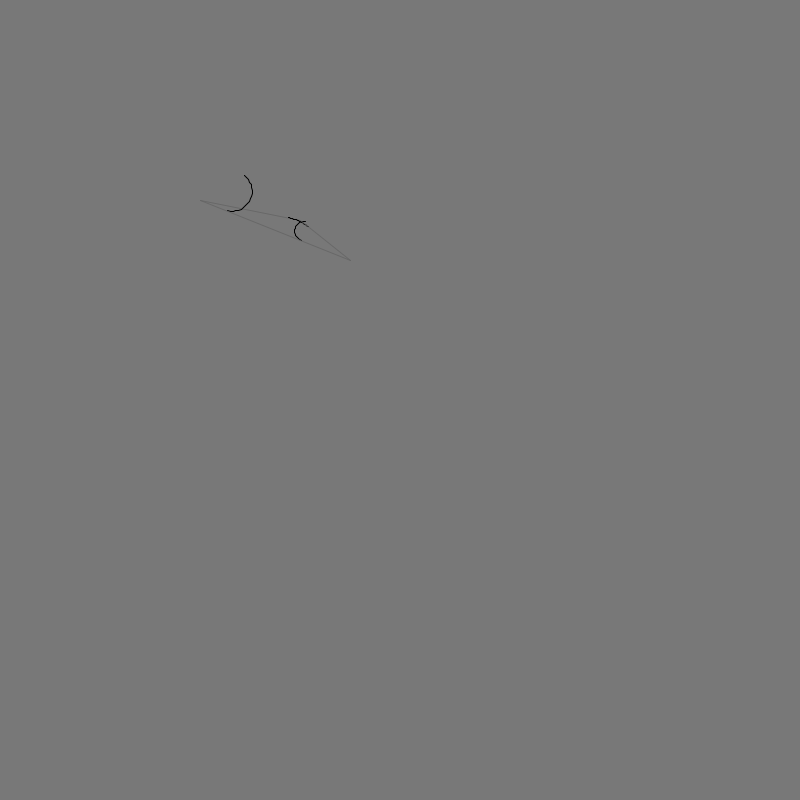
Frame 1 (no input)
Frame 60 (the mouse pressed at the canvas centre just before this capture): identical to frame 1, image omitted
Frame 120 (the mouse held since frame 60 and released just before this capture): identical to frame 1, image omitted

The Processing sketch that drew this single still picture (run headless with seeded random() and noise(); from frame 60 on, the mouse is pressed at the canvas centre):

// Processing sketch: CurvedCornerPolygon
// ── CurvedCornerPolygon.pde
Polygon poly;

void mouseDragged()
{
  poly.checkMouseVertexCollision();
}

void mouseClicked()
{
  poly.addVertex(buildVertex(mouseX, mouseY, 10));
}

void setup()
{
  size(800, 800);
  poly = new Polygon();
  poly.addVertex(buildVertex(200, 200, 10));
  poly.addVertex(buildVertex(300, 220, 50));
  poly.addVertex(buildVertex(350, 260, 20));
}

void draw()
{
  background(120, 120, 120);
  poly.render();
}

// ── Arc.pde
public class Arc
{
  ArrayList<PVector> arcVertices;
  PVector startPoint;
  PVector endPoint;
  float radius;
}

// ── CornerData.pde
public class CornerData
{
  public PVector origin;
  public PVector startPoint;
  public PVector endPoint;
  public float radius;
  
  public float getAngleRadians()
  {
    PVector p1 = PVector.sub(startPoint, origin);
    PVector p2 = PVector.sub(endPoint, origin);
    
    return PVector.angleBetween(p1, p2);
  }
}

// ── Line.pde
public class Line
{
  PVector point;
  PVector direction;
  
  public PVector intersect(Line line2)
  {
    float r1 = this.direction.y / this.direction.x;
    float r2 = line2.direction.y / line2.direction.x;
    
    float x_intersect = (r1 * this.point.x - r2 * line2.point.x - this.point.y + line2.point.y) / ( r1 - r2);
    
    float b = this.point.y - r1*this.point.x;
    float y_intersect = r1*x_intersect + b;
    
    return new PVector(x_intersect, y_intersect);
  }
}

// ── Polygon.pde
static float anchorThickness = 10;

public class Polygon
{
  ArrayList<Vertex> vertices;
    
  public Polygon()
  {
    vertices = new ArrayList<Vertex>();
  }
  
  public void update()
  {
  
  }
  
  public void render()
  {
    for(int i = 0;i < vertices.size();i++)
    {
      int previousIndex = i == 0 ? vertices.size() - 1 : i - 1;
      Vertex previousVertex = vertices.get(previousIndex);
      Vertex currentVertex = vertices.get(i);
      Vertex nextVertex = vertices.get( (i + 1) % vertices.size() );
      
      CornerData corner = getCornerData(currentVertex.pos, previousVertex.pos, nextVertex.pos, currentVertex.cornerRadius);
      // Arc arc = constructArc(currentVertex, )
      //strokeWeight(1);
      strokeWeight(1);
      stroke(0);
      drawCorner(corner, 20);
      
      // circle(corner.origin.x, corner.origin.y, currentVertex.cornerRadius * 2);
      stroke(100, 200);
      line(currentVertex.pos.x, currentVertex.pos.y, nextVertex.pos.x, nextVertex.pos.y);
    }
  }
  
  public void addVertex(Vertex vertex)
  {
    vertices.add(vertex);
  }
  
  public void checkMouseVertexCollision()
  {
    for(int i = 0;i < vertices.size();i++)
    {
      PVector vertexPos = vertices.get(i).pos;
        if(mouseX > vertexPos.x - anchorThickness &&
           mouseX < vertexPos.x + anchorThickness && 
           mouseY > vertexPos.y - anchorThickness &&
           mouseY < vertexPos.y + anchorThickness)
        {
          vertexPos.x = mouseX;
          vertexPos.y = mouseY;
        }
    }
  }
}

// TODO: REMOVE DUPLICATION
CornerData getCornerData(PVector currentVertex, PVector previousVertex, PVector nextVertex, float radius)
{
  PVector previousDir = PVector.sub(previousVertex, currentVertex).normalize();
  PVector nextDir = PVector.sub(nextVertex, currentVertex).normalize();
  PVector previousNormal = new PVector(-previousDir.y, previousDir.x);
  PVector nextNormal = new PVector(-nextDir.y, nextDir.x);
  
  if(nextNormal.dot(previousDir) < 0)
    nextNormal.mult(-1);
    
  if(previousNormal.dot(nextDir) < 0)
    previousNormal.mult(-1);
  
  Line previousLine = new Line();
  Line nextLine = new Line();
  
  previousLine.point = PVector.add(currentVertex, previousNormal.mult(radius));
  previousLine.direction = previousDir;
  nextLine.point = PVector.add(currentVertex, nextNormal.mult(radius));
  nextLine.direction = nextDir;
  
  CornerData data = new CornerData();
  data.origin = previousLine.intersect(nextLine);
  data.startPoint = PVector.sub(data.origin, previousNormal);
  data.endPoint = PVector.sub(data.origin, nextNormal);
  data.radius = radius;
  
  return data;
}

void drawCorner(CornerData corner, int precision)
{
  PVector currentDir = PVector.sub(corner.startPoint, corner.origin).normalize().mult(corner.radius);
  float angleDegree = degrees(corner.getAngleRadians());
  float angleStep = angleDegree / (float)precision;
  PVector currentPoint = PVector.add(corner.origin, currentDir);
  PVector lastPoint = new PVector(currentPoint.x, currentPoint.y);
  for(float i = 0;i < angleDegree;i+=angleStep)
  {
    currentPoint = PVector.add(corner.origin, currentDir);
    line(currentPoint.x, currentPoint.y, lastPoint.x, lastPoint.y);
    currentDir.rotate(radians(angleStep));
    lastPoint = new PVector(currentPoint.x, currentPoint.y);
  }
}

// ── Vertex.pde
public class Vertex 
{
  public PVector pos;
  public float cornerRadius;
}

public Vertex buildVertex(float x, float y, float cornerRadius)
{
  Vertex vertex = new Vertex();
  vertex.pos = new PVector(x, y);
  vertex.cornerRadius = cornerRadius;
  return vertex;
}
